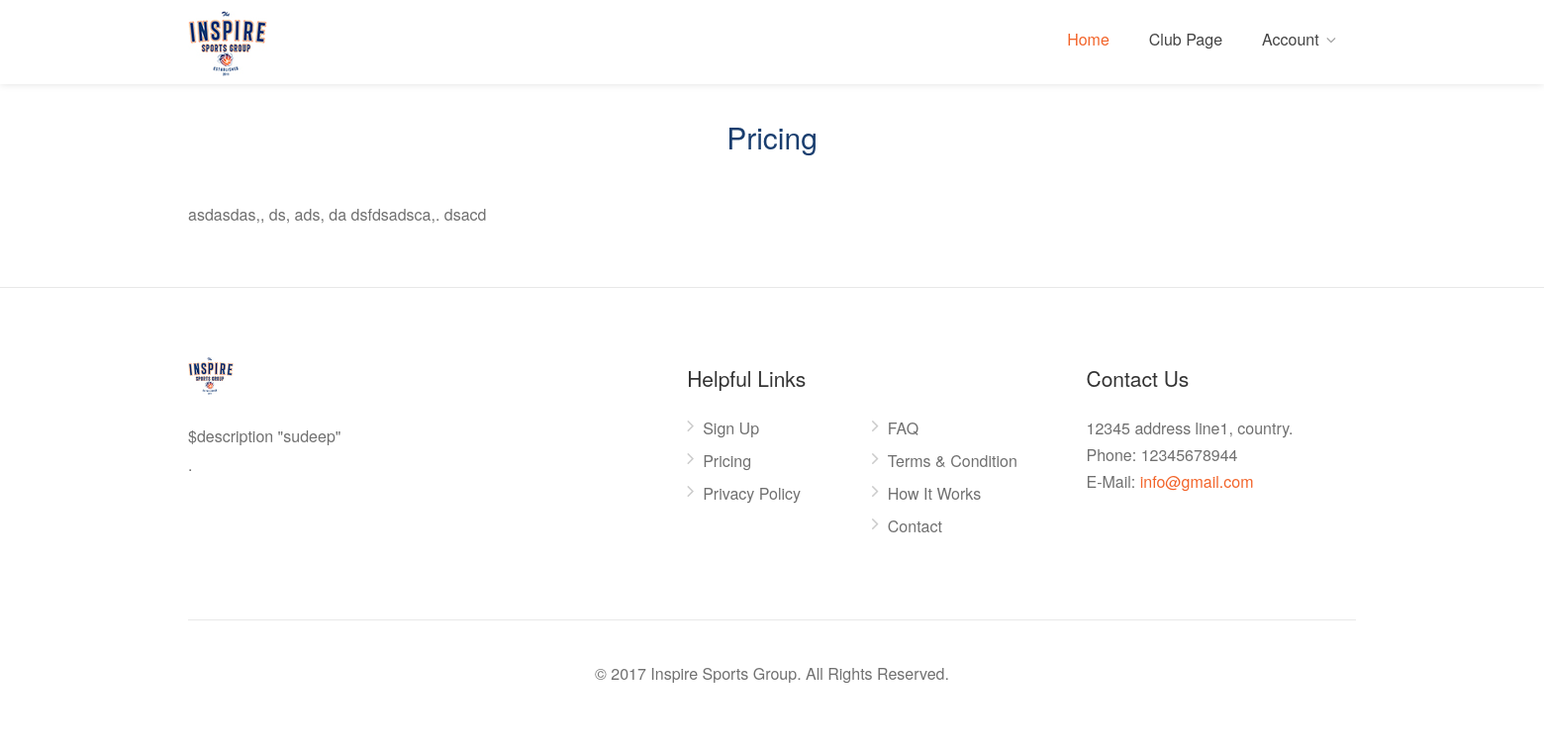
Before: /index.php/netball/pricing with the older database file.
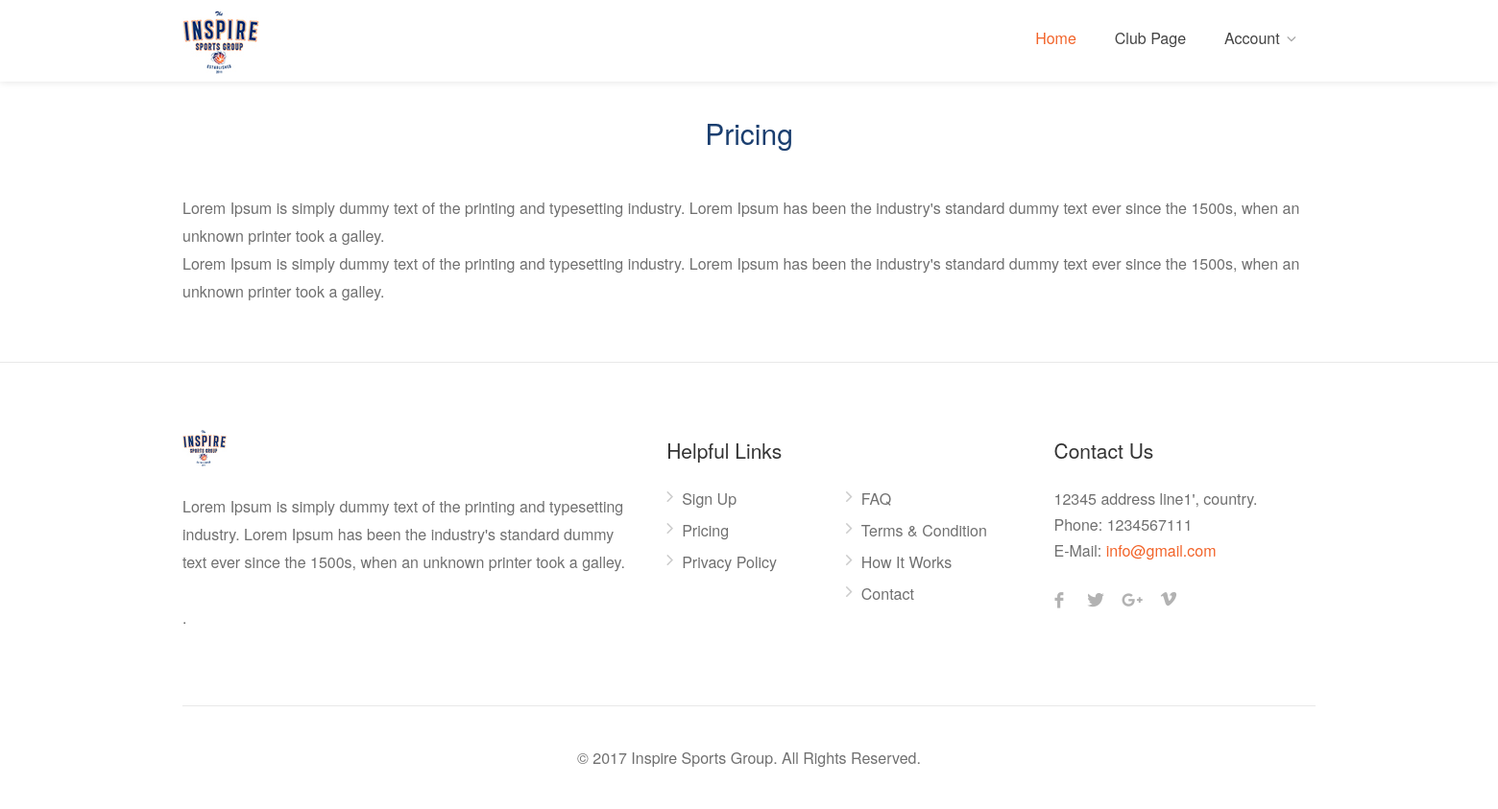
After: the same page with the newer database file.
### tables this page shows
CREATE TABLE IF NOT EXISTS `tbl_pricing_policy` (
  `pricing_policy_id` int(11) NOT NULL AUTO_INCREMENT,
  `description` longtext NOT NULL,
  PRIMARY KEY (`pricing_policy_id`)
);

CREATE TABLE IF NOT EXISTS `tbl_about_us` (
  `about_id` int(11) NOT NULL AUTO_INCREMENT,
  `description` longtext NOT NULL,
  PRIMARY KEY (`about_id`)
);

CREATE TABLE IF NOT EXISTS `tbl_contact_us` (
  `contact_us_id` int(11) NOT NULL AUTO_INCREMENT,
  `email` varchar(255) NOT NULL,
  `phone` varchar(255) NOT NULL,
  `address` longtext NOT NULL,
  PRIMARY KEY (`contact_us_id`)
);

### application/views/content_handler.php (called while the page is built)
<?php include('header.php');?>
<?php include('navbar.php');?>
<?php include('content.php');?>
<?php include('footer.php');?>

### application/controllers/Netball.php (called while the page is built, shortened)
<?php
class Netball extends CI_Controller {
    public function __construct()
    {
        $this->load->library(array('session'));
        $this->load->model('Netballmodel');
    }
    public function pricing()
    {
        $data['pageName'] = "PRICING";
        $data['aboutusinfo'] = $this->Netballmodel->getaboutusinfo();
        $data['contactusinfo'] = $this->Netballmodel->getcontactusinfo();
        $data['pricinginfo'] = $this->Netballmodel->getpricinginfo();
        $data['sociallinkdatalist'] = $this->Netballmodel->getsociallinkdatalist();
        $this->load->view("content_handler", $data);
    }
}

### index.php (called while the page is built, shortened)
<?php
require_once BASEPATH.'core/CodeIgniter.php';

### application/models/Netballmodel.php (called while the page is built, shortened)
<?php
Class Netballmodel extends CI_Model
{
     public function getaboutusinfo()
    {
        $this->db->select('*');
        $this->db->from('tbl_about_us');
        return $this->db->get()->row();
    }
     public function getcontactusinfo()
    {
        $this->db->select('*');
        $this->db->from('tbl_contact_us');
        return $this->db->get()->row();
    }
     public function getpricinginfo()
    {
        $this->db->select('*');
        $this->db->from('tbl_pricing_policy');
        return $this->db->get()->row();
    }
     public function getsociallinkdatalist()
    {
        $this->db->select('*');
        $this->db->from('tbl_social_link');
        $this->db->where('status',1);
        return $this->db->get()->result();
    }
}

### application/views/contents/pricing.php (the view)
<div class="container">
	<h3 class="headline centered margin-bottom-45 padding-top-35">Pricing</h3>
	<div class="row">
		<div class="col-sm-12 col-md-12 col-lg-12">
			<p style="margin-bottom:5%">
				<?php if (!empty($pricinginfo->description)) echo $pricinginfo->description; ?>
			</p>
		</div>
	</div>
</div>

### application/views/footer.php (shortened to what this page needs)
<link rel="stylesheet" href="https://cdnjs.cloudflare.com/ajax/libs/font-awesome/4.7.0/css/font-awesome.min.css">
  <div id="footer">
    <div class="container">
      <div class="row">
        <div class="col-md-5 col-sm-6">
          <img class="footer-logo" src="<?php echo base_url('assets/images/logoinspire.jpg');?>" alt=""> <br>
          <br>
          <p><?php if (!empty($aboutusinfo->description)) echo $aboutusinfo->description; ?>.</p>
        </div>
        <div class="col-md-4 col-sm-6 ">
          <h4>Helpful Links</h4>
          <ul class="footer-links">
            <li><a href="<?php echo site_url('netball/registerAccType');?>">Sign Up</a></li>
            <li><a href="<?php echo site_url('netball/pricing');?>">Pricing</a></li>
            <li><a href="<?php echo site_url('netball/privacy');?>">Privacy Policy</a></li>
          </ul>
          <ul class="footer-links">
            <li><a href="<?php echo site_url('netball/faq');?>">FAQ</a></li>
            <li><a href="<?php echo site_url('netball/terms_condition');?>">Terms & Condition</a></li>
            <li><a href="<?php echo site_url('netball/working');?>">How It Works</a></li>
            <li><a href="<?php echo site_url('netball/contact');?>">Contact</a></li>
          </ul>
          <div class="clearfix"></div>
        </div>
        <div class="col-md-3  col-sm-12">
          <h4>Contact Us</h4>
          <div class="text-widget"> <span><?php if (!empty($contactusinfo->address)) echo $contactusinfo->address; ?></span> <br>
            Phone: <span><?php if (!empty($contactusinfo->phone)) echo $contactusinfo->phone; ?></span><br>
            E-Mail:<span> <a href="#"><?php if (!empty($contactusinfo->email)) echo $contactusinfo->email; ?></a> </span><br>
          </div>
          <ul class="social-icons margin-top-20">
             <?php
              $fade = "";
              $service = "";
              $index = 0;
              foreach ($sociallinkdatalist as $sociallinkdata) {
                if($index == 0) {
                  $service = "facebook";
                  $fade = "icon-facebook";
                }
                else if($index == 1) {
                  $service = "twitter";
                  $fade = "icon-twitter";
                }
                else if($index == 2) {
                  $service = "gplus";
                  $fade = "icon-gplus";
                }
                else if($index == 3) {
                  $service = "vimeo";
                  $fade = "icon-vimeo";
                }
                 else if($index == 4) {
                 break;
                }
              ?>
                <li><a class="<?php echo $service; ?>" href="<?php if (!empty($sociallinkdata->link)) echo $sociallinkdata->link; ?>" target="new"><i class="<?php echo $fade; ?>"></i></a></li>
            <?php $index++; } ?>
          </ul>
        </div>
      </div>
      <div class="row">
        <div class="col-md-12">
          <div class="copyrights">© 2017 Inspire Sports Group. All Rights Reserved.</div>
        </div>
      </div>
    </div>
  </div>
<link href="<?php echo base_url('assets/css/plugins/datedropper.css');?>" rel="stylesheet" type="text/css">
</body>
</html>

Changed rows visible on the page:
changed tbl_pricing_policy: description "asdasdas,, ds, ads, da dsfdsadsca,. dsacd" → "Lorem Ipsum is simply dummy text of the printing and typesetting industry. Lorem Ipsum has been the industry's standard dummy text ever since the 1500s, when an unknown printer took a galley. Lorem Ipsum is simply dummy text of the printing and typesetting industry. Lorem Ipsum has been the industry's standard dummy text ever since the 1500s, when an unknown printer took a galley."
changed tbl_about_us: description "$description \"sudeep\"" → "Lorem Ipsum is simply dummy text of the printing and typesetting industry. Lorem Ipsum has been the industry's standard dummy text ever since the 1500s, when an unknown printer took a galley."
changed tbl_contact_us "info@gmail.com": address "12345 address line1, country." → "12345 address line1', country."; phone "12345678944" → "1234567111"
